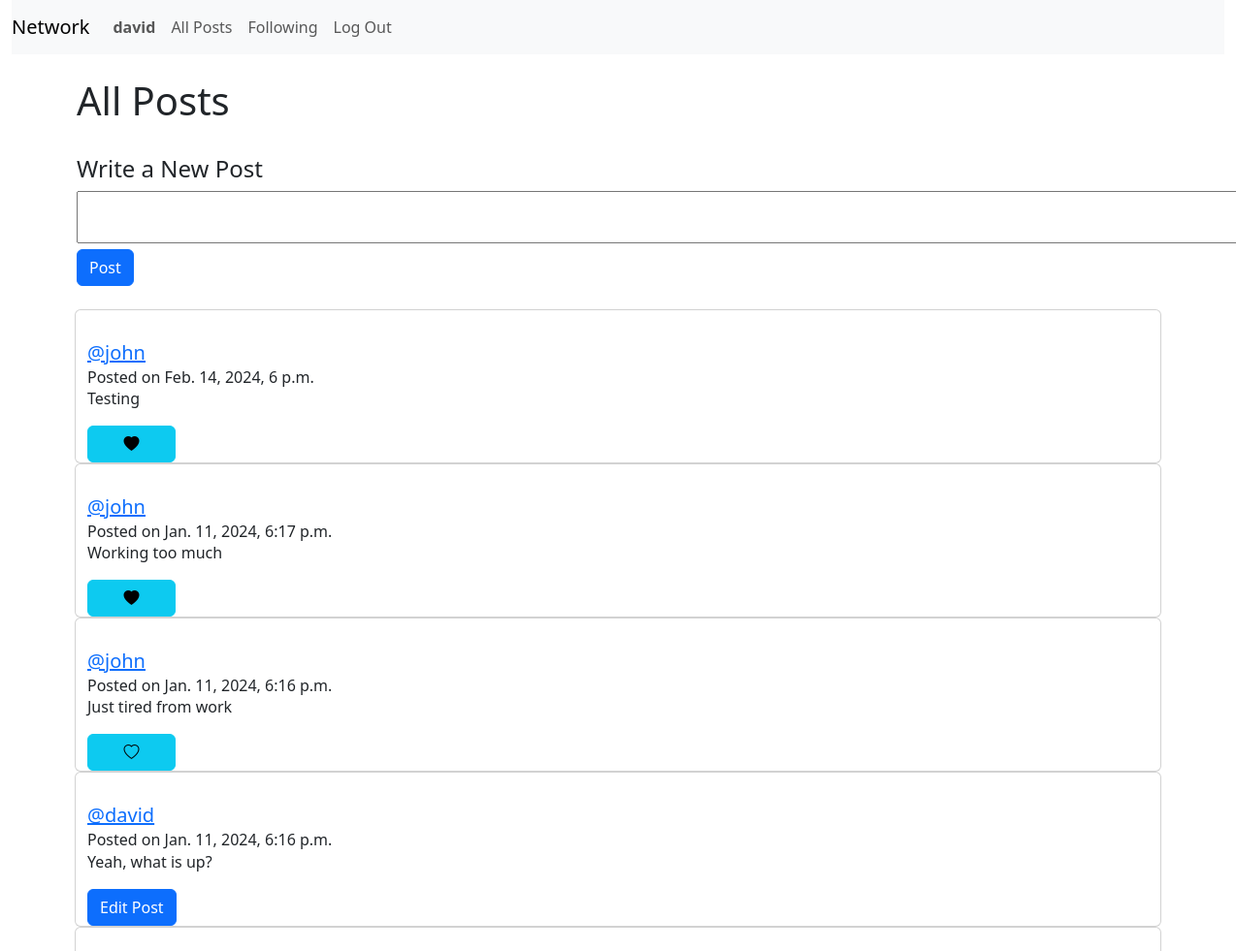
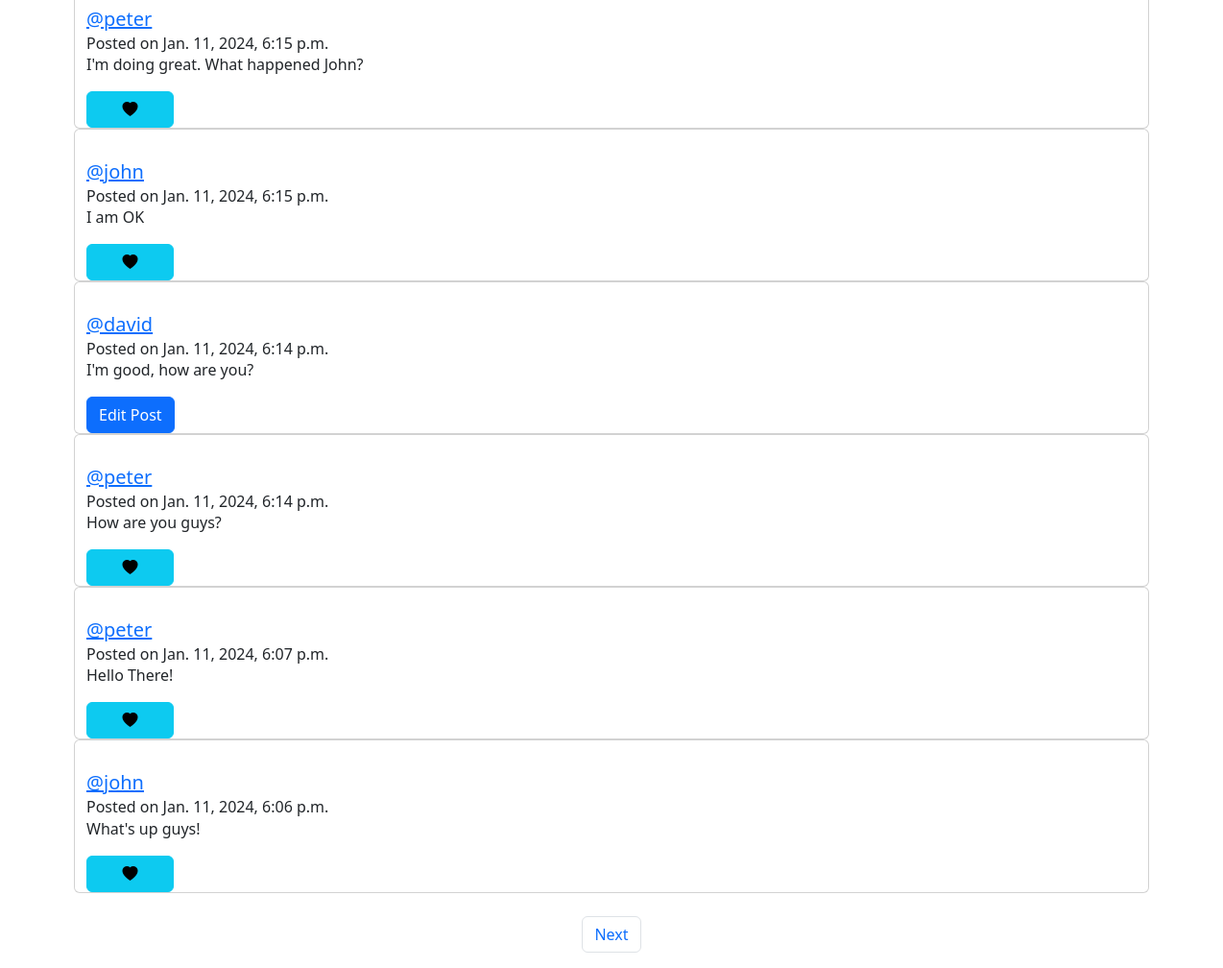
/ (signed in), run on the app's committed database (2 pictures, top to bottom).
### network/models.py (models this page shows, shortened)
class User(AbstractUser):
    pass

class Post(models.Model):
    content = models.CharField(max_length=140)
    user = models.ForeignKey(User, on_delete=models.CASCADE, related_name="author")
    date = models.DateTimeField(auto_now_add=True)

### network/views.py (the view)
# urls.py: path("", views.index, name="index"),
def index(request):
    allPosts = Post.objects.all().order_by("id").reverse()
    paginator = Paginator(allPosts, 10)
    page_number = request.GET.get('page')
    page_posts = paginator.get_page(page_number)
    allLikes = Like.objects.all()
    youLiked = []
    try:
        for like in allLikes:
            if like.user.id == request.user.id:
                youLiked.append(like.post.id)
    except:
        pass
    return render(request, "network/index.html", {
        "allPosts": allPosts,
        "page_posts": page_posts,
        "youLiked": youLiked,
    })

### network/templates/network/index.html (shortened to what this page needs)
{% extends "network/layout.html" %}
{% block body %}
    <div class="row my-4">
        <h1>All Posts</h1>
    </div>
    {% if user.is_authenticated %}
        <div class="row">
            <h4>Write a New Post</h4>
            <form action="{% url 'new_post' %}" method="post">
                <textarea name="content" row="4" cols="130"></textarea>
                <br/>
                <input type="submit" value="Post" class="btn btn-primary">
            </form>
        </div>
    {% endif %}
    <br/>
    {% for post in page_posts %}
        <div class="row justify-content-center">
            <div class="card" style="width: 70rem">
                <div class="card-body"></div>
                    <h5 class="card-title"><a href="{% url 'profile' user_id=post.user.id %}">@{{ post.user }}</a></h5>
                    <h6 class="card-subtitle" id="content_{{ post.id }}">Posted on {{ post.date }}</h6>
                    <p class="card-text"> {{ post.content }}</p>
                    {% if user.is_authenticated %}
                        {% if user == post.user %}
                            <div>
                                <button class="btn btn-primary" data-toggle="modal" data-target="#edit_modal_{{ post.id }}">
                                    Edit Post
                                </button>
                            </div>
                        {% else %}
                                {% if post.id in youLiked %}
                                    <div>
                                        <button class="btn btn-info col-1" onclick="likeHandler({{ post.id }}, {{ youLiked }})" id="{{ post.id }}">
                                            <i class="bi bi-heart"></i>
                                        </button>
                                    </div>
                                {% else %}
                                    <div>
                                        <button class="btn btn-info col-1" onclick="likeHandler({{ post.id }}, {{ youLiked }})" id="{{ post.id }}">
                                            <i class="bi bi-heart-fill"></i>
                                        </button>
                                    </div>
                                {% endif %}
                        {% endif %}
                    {% endif %}
                </div>
            </div>
        </div>
    {% endfor %}
<br/>
<nav>
    <ul class="pagination justify-content-center">
        {% if page_posts.has_next %}
            <li class="page-item"><a class="page-link" href="?page={{ page_posts.next_page_number }}">Next</a></li>
        {% endif %}
    </ul>
</nav>
{% endblock %}

### network/templates/network/layout.html (shortened to what this page needs)
{% load static %}
<!DOCTYPE html>
<html lang="en">
  <head>
    <link href="https://cdn.jsdelivr.net/npm/bootstrap@5.3.2/dist/css/bootstrap.min.css" rel="stylesheet">
    <link rel="stylesheet" href="https://cdn.jsdelivr.net/npm/bootstrap-icons@1.11.3/font/bootstrap-icons.min.css">
  </head>
    <body>
        <div class="container-fluid">
            <nav class="navbar navbar-expand-lg navbar-light bg-light">
                <a class="navbar-brand" href="{% url 'index' %}">Network</a>
                <div>
                <ul class="navbar-nav mr-auto">
                    {% if user.is_authenticated %}
                        <li class="nav-item">
                            <a class="nav-link" href="{% url 'profile' user_id=user.id %}"><strong>{{ user.username }}</strong></a>
                        </li>
                    {% endif %}
                    <li class="nav-item">
                    <a class="nav-link" href="{% url 'index' %}">All Posts</a>
                    </li>
                    {% if user.is_authenticated %}
                        <li class="nav-item">
                            <a class="nav-link" href="{% url 'following' %}">Following</a>
                        </li>
                        <li class="nav-item">
                            <a class="nav-link" href="{% url 'logout' %}">Log Out</a>
                        </li>
                    {% endif %}
                </ul>
                </div>
            </nav>
        </div>
        <div class="container">
            {% block body %}
            {% endblock %}
    </body>
</html>

### data on the page
User: username "david"
Post: user "john", date "Feb. 14, 2024, 6 p.m.", content "Testing"
Post: user "john", date "Jan. 11, 2024, 6:17 p.m.", content "Working too much"
Post: user "john", date "Jan. 11, 2024, 6:16 p.m.", content "Just tired from work"
Post: user "david", date "Jan. 11, 2024, 6:16 p.m.", content "Yeah, what is up?"
Post: user "peter", date "Jan. 11, 2024, 6:15 p.m.", content "I'm doing great. What happened John?"
Post: user "john", date "Jan. 11, 2024, 6:15 p.m.", content "I am OK"
Post: user "david", date "Jan. 11, 2024, 6:14 p.m.", content "I'm good, how are you?"
Post: user "peter", date "Jan. 11, 2024, 6:14 p.m.", content "How are you guys?"
Post: user "peter", date "Jan. 11, 2024, 6:07 p.m.", content "Hello There!"
Post: user "john", date "Jan. 11, 2024, 6:06 p.m.", content "What's up guys!"
